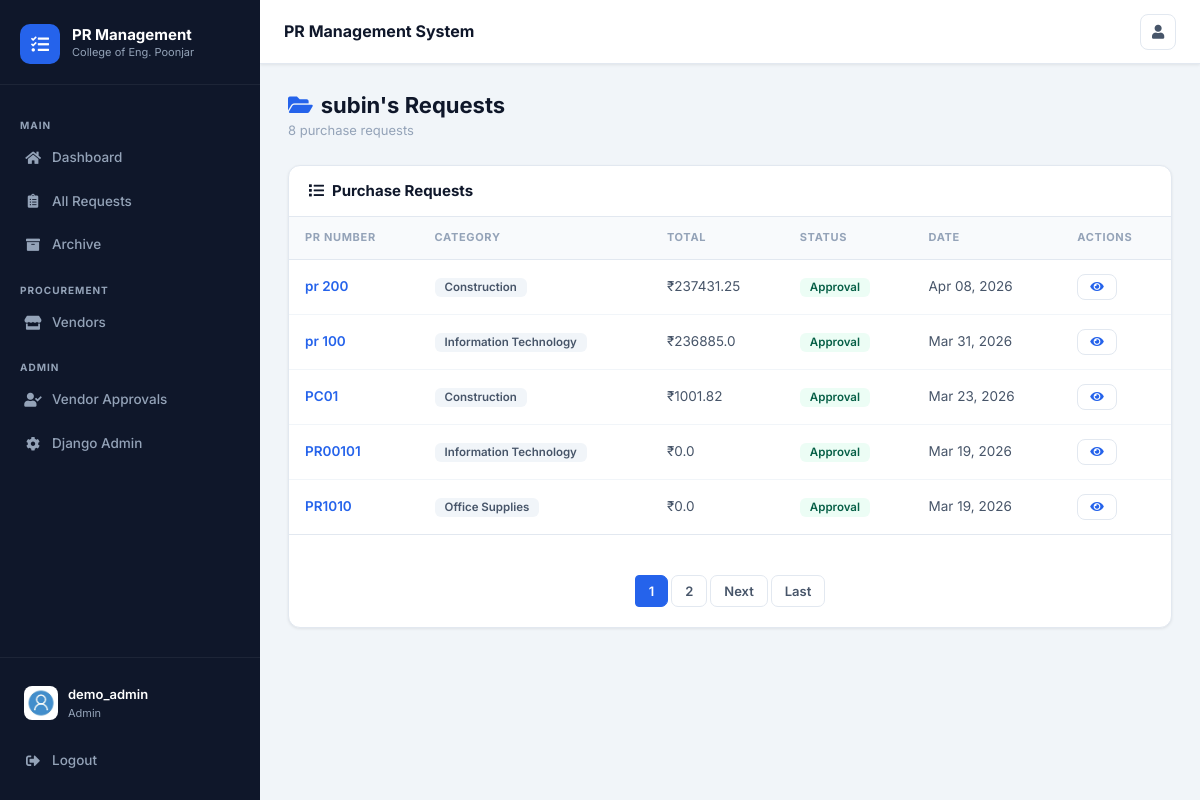
/user/subin (signed in), run on an earlier commit of the app's database.
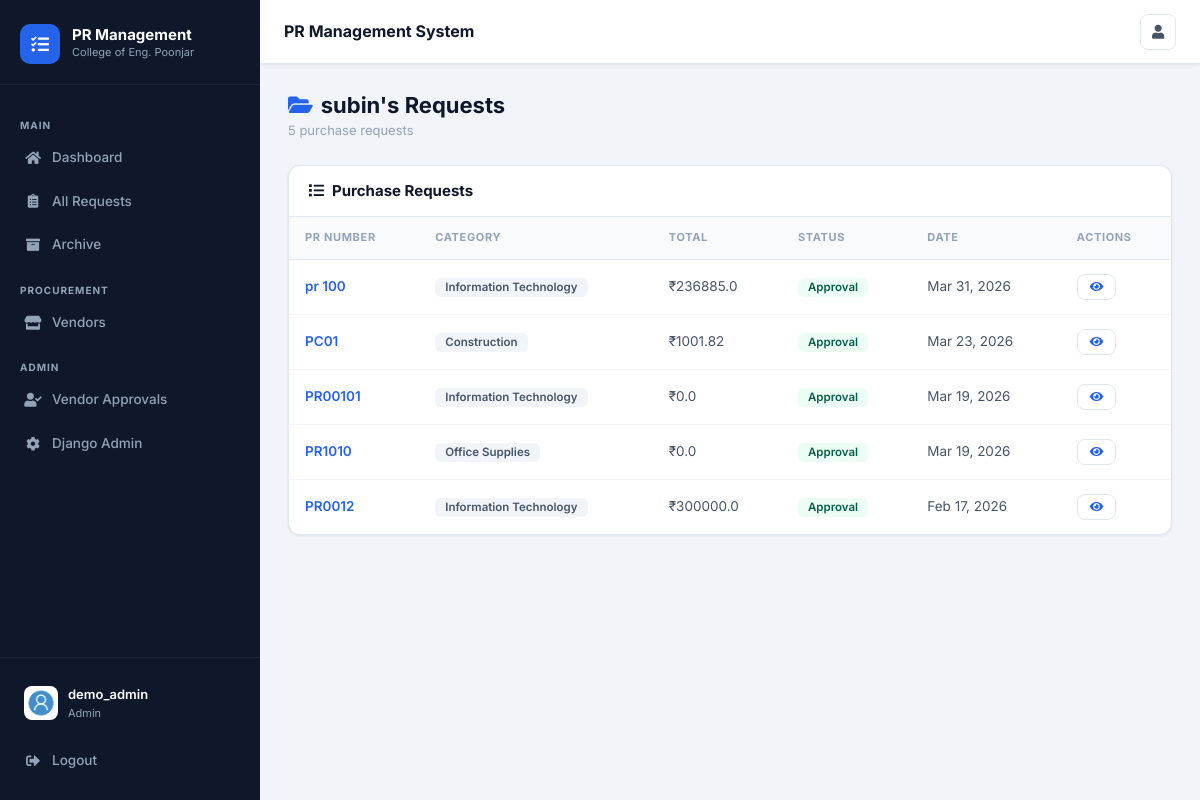
And on a later commit of the database.
### prs/models.py (models this page shows, shortened)
class PR(models.Model):
    pr_number = models.CharField(max_length=100, unique=True)
    item_type = models.CharField(max_length=200, blank=True, help_text="Type of item/service needed")
    items_description = models.TextField(blank=True, help_text="Detailed description of items needed")
    quantity = models.CharField(max_length=100, blank=True, help_text="Quantity needed (e.g., 10 units, 5 boxes)")
    specifications = models.TextField(blank=True, help_text="Technical specifications or requirements")
    estimated_price = models.FloatField(null=True, blank=True, help_text="Vendor's estimated price")
    quotation_notes = models.TextField(blank=True, help_text="Vendor's quotation notes and breakdown")
    quotation_date = models.DateTimeField(null=True, blank=True)
    quotation_submitted_by = models.ForeignKey(User, on_delete=models.SET_NULL, null=True, blank=True, related_name='quotations_submitted')
    total = models.FloatField(max_length=100, default=0.00, help_text="Final approved price")
    price_approved = models.BooleanField(default=False)
    price_approved_by = models.ForeignKey(User, on_delete=models.SET_NULL, null=True, blank=True, related_name='prices_approved')
    price_approved_date = models.DateTimeField(null=True, blank=True)
    status = models.CharField(max_length=100, choices=status_choice, default='Open')
    category = models.CharField(max_length=100, choices=category_choice, default='Choose Category')
    description = models.TextField(blank=True, default='', help_text="Additional notes and comments")
    date_posted = models.DateTimeField(default=timezone.now)
    author = models.ForeignKey(User, on_delete=models.CASCADE) # one user can have many prs
    vendor = models.ForeignKey(Vendor, on_delete=models.SET_NULL, null=True, blank=True, related_name='pr_set')
    vendor_name = models.CharField(max_length=200, blank=True, default='')
    vendor_contact = models.CharField(max_length=100, blank=True, default='')
    payment_status = models.CharField(max_length=50, choices=payment_status_choice, default='Pending')
    payment_date = models.DateField(null=True, blank=True)
    payment_notes = models.TextField(blank=True, default='')
    delivery_status = models.CharField(max_length=50, choices=delivery_status_choice, default='Not Shipped')
    delivery_address = models.TextField(blank=True, default='', help_text="Delivery address provided by requester")
    requester_approved_quotation = models.BooleanField(default=False, help_text="Requester approved the quotation and paid")
    payment_transaction_id = models.CharField(max_length=200, blank=True, default='', help_text="Online payment transaction ID")
    payment_method_used = models.CharField(max_length=100, blank=True, default='', help_text="Payment method used by requester")

### prs/views.py (the view)
# urls.py: path('user/<str:username>', UserPRListView.as_view(), name='user-prs'),
class UserPRListView(ListView):
    model = PR
    template_name = 'prs/user_prs.html'
    context_object_name = 'prs'
    ordering = ['-date_posted']
    paginate_by = 5
    def get_queryset(self):
        user = get_object_or_404(User, username=self.kwargs.get('username'))
        return PR.objects.filter(author=user).order_by('-date_posted')

### users/models.py (called while the page is built)
    def is_admin(self):
        return self.role == 'admin'

    def is_buyer(self):
        return self.role == 'buyer'

    def is_requester(self):
        return self.role == 'requester'

### prs/templates/prs/user_prs.html (shortened to what this page needs)
{% extends "prs/layout.html" %}
{% block content %}
<div class="page-header">
  <div class="page-header-left">
    <h1><i class="fas fa-folder-open mr-2" style="color:var(--primary)"></i>{{ view.kwargs.username }}'s Requests</h1>
    <p>{{ page_obj.paginator.count }} purchase request{{ page_obj.paginator.count|pluralize }}</p>
  </div>
</div>
<div class="card">
  <div class="card-header">
    <h5><i class="fas fa-list mr-2"></i>Purchase Requests</h5>
  </div>
  {% if prs %}
  <table class="data-table">
    <thead>
      <tr>
        <th>PR Number</th>
        <th>Category</th>
        <th>Total</th>
        <th>Status</th>
        <th>Date</th>
        <th>Actions</th>
      </tr>
    </thead>
    <tbody>
      {% for pr in prs %}
      <tr>
        <td><a href="{% url 'pr-detail' pr.id %}">{{ pr.pr_number }}</a></td>
        <td><span class="badge badge-gray">{{ pr.category }}</span></td>
        <td>₹{{ pr.total }}</td>
        <td>
          {% if pr.status == 'Open' %}<span class="badge badge-blue">{{ pr.status }}</span>
          {% elif pr.status == 'Pending' %}<span class="badge badge-orange">{{ pr.status }}</span>
          {% elif pr.status == 'Approval' %}<span class="badge badge-green">{{ pr.status }}</span>
          {% elif pr.status == 'Closed' %}<span class="badge badge-gray">{{ pr.status }}</span>
          {% else %}<span class="badge badge-purple">{{ pr.status }}</span>{% endif %}
        </td>
        <td>{{ pr.date_posted|date:"M d, Y" }}</td>
        <td>
          <a href="{% url 'pr-detail' pr.id %}" class="btn btn-outline btn-sm"><i class="fas fa-eye"></i></a>
        </td>
      </tr>
      {% endfor %}
    </tbody>
  </table>
  {% if is_paginated %}
  <div class="card-body" style="border-top:1px solid var(--card-border)">
    <nav class="pagination">
      {% for num in page_obj.paginator.page_range %}
        {% if page_obj.number == num %}
          <span class="page-item active"><a class="page-link" href="?page={{ num }}">{{ num }}</a></span>
        {% elif num > page_obj.number|add:'-3' and num < page_obj.number|add:'3' %}
          <a class="page-link" href="?page={{ num }}">{{ num }}</a>
        {% endif %}
      {% endfor %}
      {% if page_obj.has_next %}
        <a class="page-link" href="?page={{ page_obj.next_page_number }}">Next</a>
        <a class="page-link" href="?page={{ page_obj.paginator.num_pages }}">Last</a>
      {% endif %}
    </nav>
  </div>
  {% endif %}
  {% endif %}
</div>
{% endblock %}

What changed in the data, as far as the page shows it:
removed PR: pr_number "pr 200", category "Construction", total "237431.25", status "Approval", date_posted "Apr 08, 2026"
now on this page (row unchanged): PR: pr_number "PR0012", category "Information Technology", total "300000.0", status "Approval", date_posted "Feb 17, 2026"
Also different on the page:
{{ page_obj.paginator.count }}: "8" → "5"
list line gone: "1"
list line gone: "2"
text no longer shown: "Next Last"
